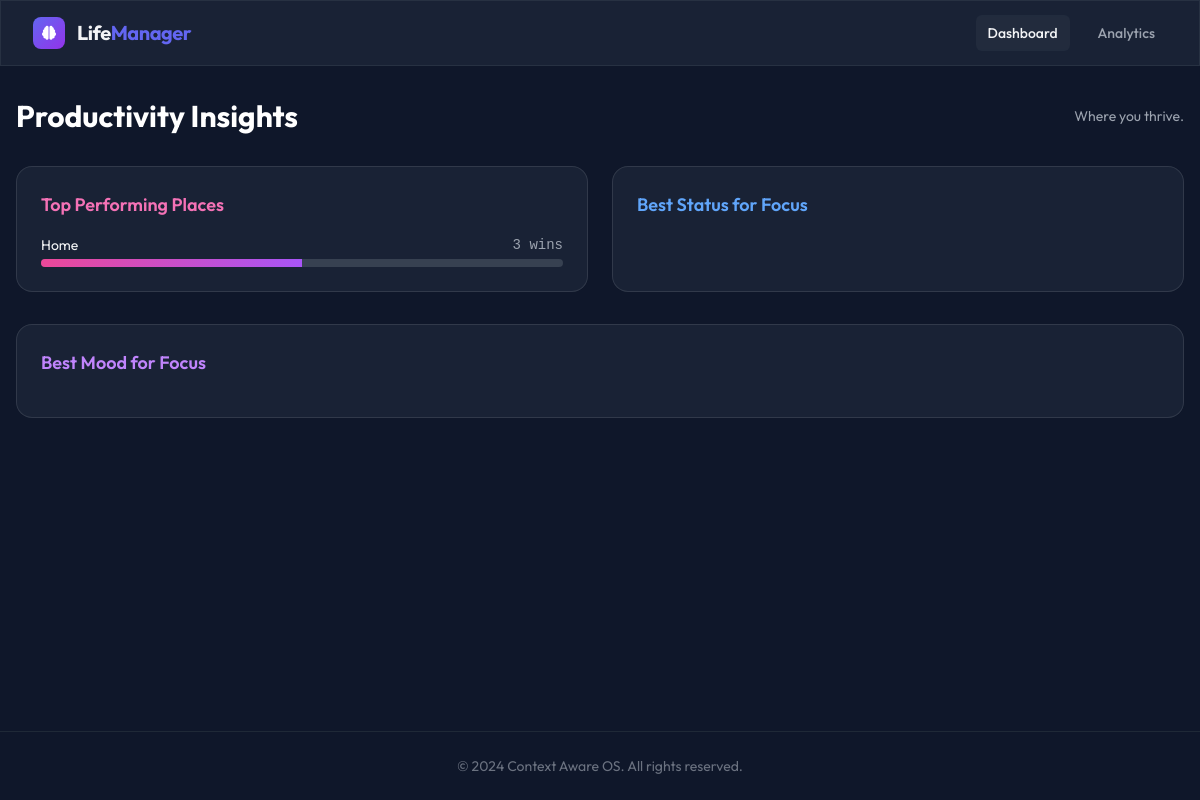
/analytics/, run on an earlier commit of the app's database.
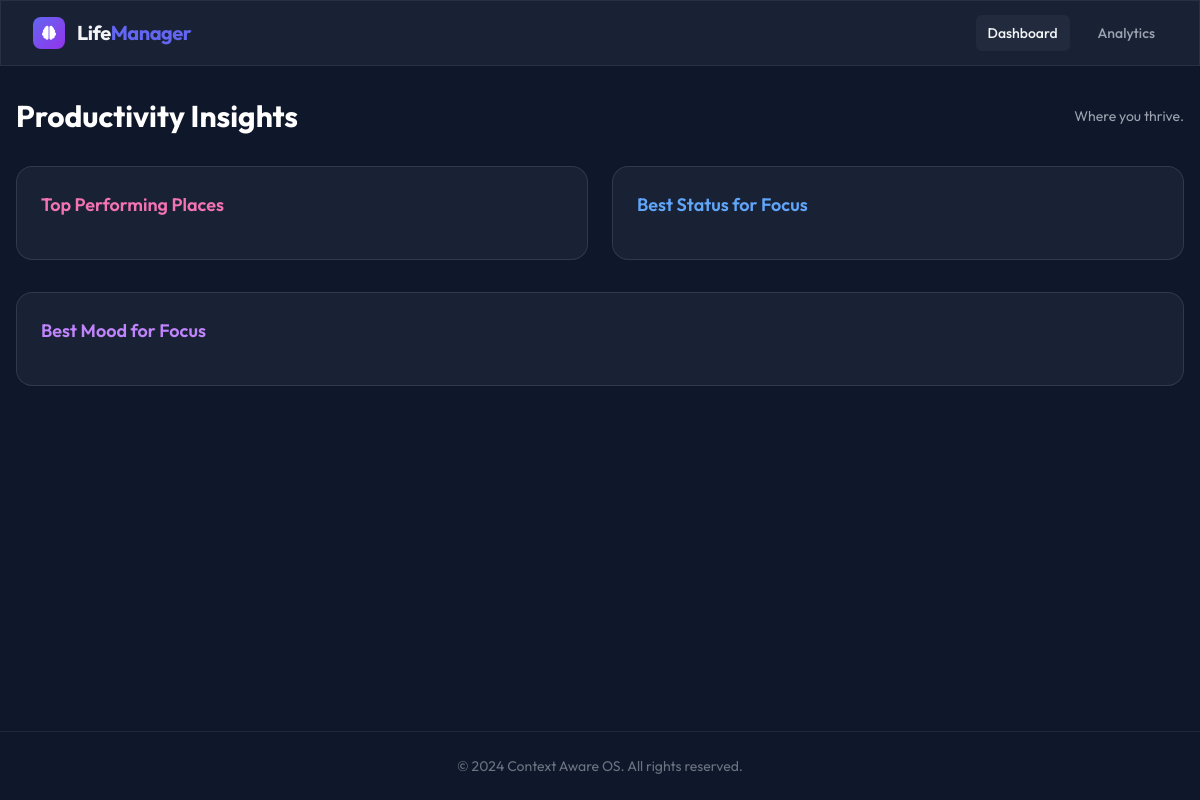
And on a later commit of the database.
### life_manager/models.py (models this page shows, shortened)
class StatusOption(models.Model):
    group = models.ForeignKey(StatusGroup, on_delete=models.CASCADE)
    category = models.ForeignKey(OptionCategory, on_delete=models.SET_NULL, null=True, blank=True)
    user = models.ForeignKey(User, on_delete=models.CASCADE, null=True, blank=True)
    name = models.CharField(max_length=100)
    icon = models.CharField(max_length=50, blank=True, help_text="FontAwesome icon name (e.g., 'fa-home')")

### life_manager/views.py (the view)
# urls.py: path('analytics/', analytics_view, name='analytics'),
def analytics_view(request):
    top_places = AnalyticsService.get_top_performing_locations()
    status_stats = AnalyticsService.get_status_productivity_stats()
    mood_stats = AnalyticsService.get_mood_productivity_stats()
    return render(request, 'life_manager/analytics.html', {
        'top_places': top_places,
        'status_stats': status_stats,
        'mood_stats': mood_stats
    })

### life_manager/services.py (called while the page is built)
    @staticmethod
    def get_top_performing_locations():
        return StatusOption.objects.filter(group__name="Place") \
            .annotate(num_achievements=Count('contexts__achievement')) \
            .order_by('-num_achievements')

    @staticmethod
    def get_status_productivity_stats():
        return StatusOption.objects.filter(group__name="Myself", category__name="Status") \
            .annotate(total_points=Sum('contexts__achievement__points')) \
            .order_by('-total_points')

    @staticmethod
    def get_mood_productivity_stats():
        return StatusOption.objects.filter(group__name="Myself", category__name="Mood") \
            .annotate(total_points=Sum('contexts__achievement__points')) \
            .order_by('-total_points')

### life_manager/templates/life_manager/analytics.html (shortened to what this page needs)
{% extends 'life_manager/base.html' %}
{% block content %}
<div class="space-y-8">
    <div class="flex items-center justify-between">
        <h1 class="text-3xl font-bold text-white">Productivity Insights</h1>
        <div class="text-sm text-gray-400">Where you thrive.</div>
    </div>
    <div class="grid grid-cols-1 md:grid-cols-2 gap-6">
        <div class="glass rounded-2xl p-6">
            <h3 class="text-lg font-semibold mb-4 text-pink-400">Top Performing Places</h3>
            <div class="space-y-4">
                {% for place in top_places %}
                {% if place.num_achievements > 0 %}
                <div>
                    <div class="flex justify-between text-sm mb-1">
                        <span>{{ place.name }}</span>
                        <span class="font-mono text-gray-400">{{ place.num_achievements }} wins</span>
                    </div>
                    <div class="h-2 bg-gray-700 rounded-full overflow-hidden">
                        <div class="h-full bg-gradient-to-r from-pink-500 to-purple-500" style="width: 50%;"></div>
                    </div>
                </div>
                {% endif %}
                {% empty %}
                <p class="text-gray-500 text-sm">No data yet.</p>
                {% endfor %}
            </div>
        </div>
        <div class="glass rounded-2xl p-6">
            <h3 class="text-lg font-semibold mb-4 text-blue-400">Best Status for Focus</h3>
        </div>
    </div>
    <div class="glass rounded-2xl p-6">
        <h3 class="text-lg font-semibold mb-4 text-purple-400">Best Mood for Focus</h3>
    </div>
</div>
{% endblock %}

### life_manager/templates/life_manager/base.html (shortened to what this page needs)
<!DOCTYPE html>
<html lang="en">
<head>
    <script src="https://cdn.tailwindcss.com"></script>
    <link rel="stylesheet" href="https://cdnjs.cloudflare.com/ajax/libs/font-awesome/6.0.0/css/all.min.css">
</head>
<body class="bg-dark text-gray-100 min-h-screen flex flex-col">
    <nav class="glass sticky top-0 z-50 border-b border-gray-700/50">
        <div class="max-w-7xl mx-auto px-4 sm:px-6 lg:px-8">
            <div class="flex items-center justify-between h-16">
                <div class="flex items-center gap-3">
                    <div class="h-8 w-8 rounded-lg bg-gradient-to-br from-primary to-purple-600 flex items-center justify-center">
                        <i class="fa-solid fa-brain text-white text-sm"></i>
                    </div>
                    <span class="font-bold text-xl tracking-tight">Life<span class="text-primary">Manager</span></span>
                </div>
                <div class="flex space-x-4">
                    <a href="{% url 'life_manager:dashboard' %}" class="px-3 py-2 rounded-md text-sm font-medium hover:bg-gray-700/50 transition-colors bg-gray-700/30">Dashboard</a>
                    <a href="{% url 'life_manager:analytics' %}" class="px-3 py-2 rounded-md text-sm font-medium hover:bg-gray-700/50 transition-colors text-gray-400 hover:text-white">Analytics</a>
                </div>
            </div>
        </div>
    </nav>
    <main class="flex-grow container mx-auto px-4 py-8 max-w-7xl">
        {% block content %}{% endblock %}
    </main>
    <footer class="border-t border-gray-800 py-6 mt-12 bg-dark">
        <div class="text-center text-gray-500 text-sm">
            &copy; 2024 Context Aware OS. All rights reserved.
        </div>
    </footer>
</body>
</html>

### life_manager/templates/life_manager/base.html (style rules this page uses)
body { font-family: 'Outfit', sans-serif; }
.glass { background: rgba(30, 41, 59, 0.7); backdrop-filter: blur(10px); -webkit-backdrop-filter: blur(10px); border: 1px solid rgba(255, 255, 255, 0.1); }

What changed in the data, as far as the page shows it:
no longer on this page (row edited): StatusOption: name "Home", num_achievements "3"
